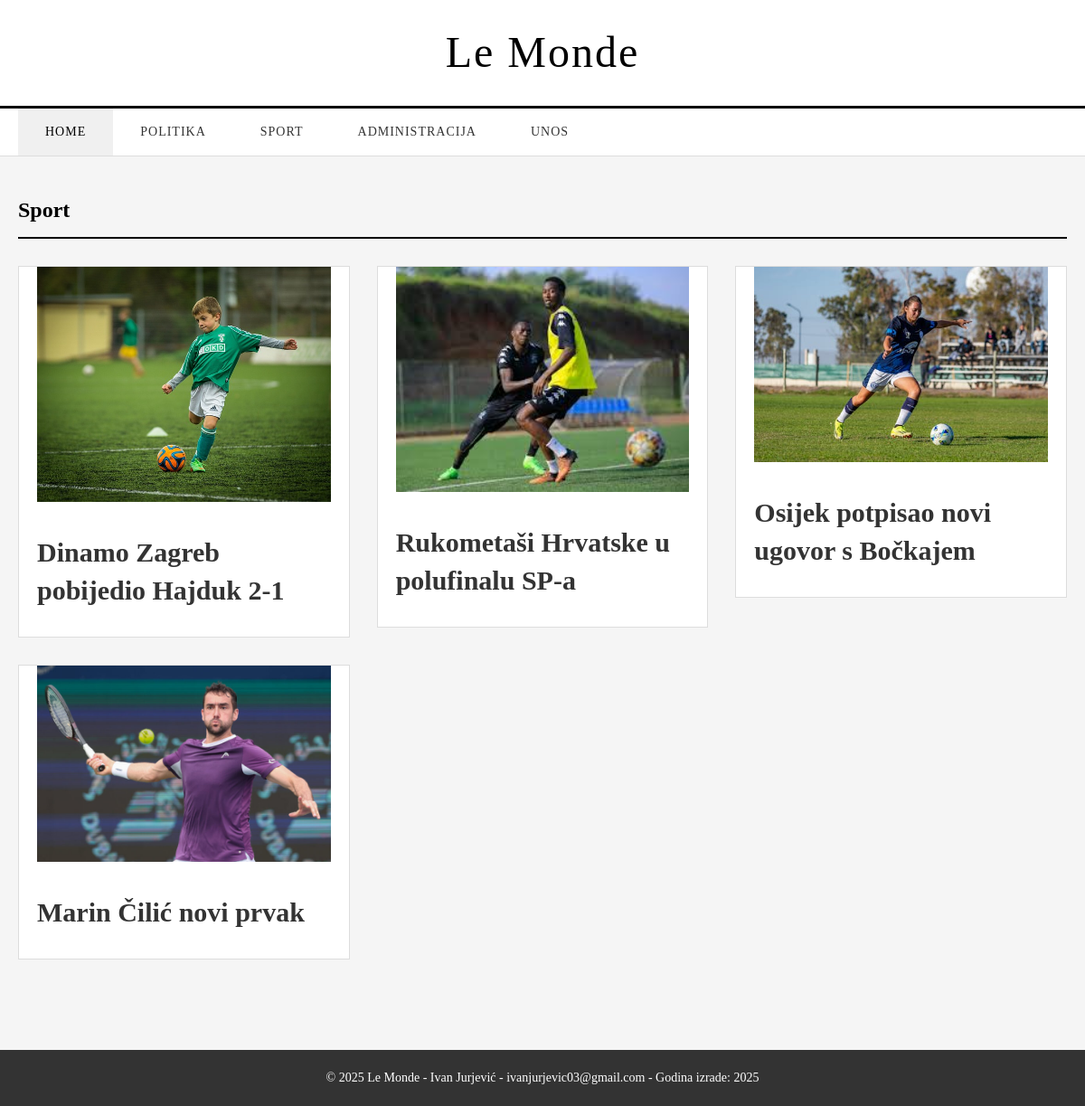
The app's page /kategorija.php?kategorija=sport with its own data.
### tables this page shows
CREATE TABLE `vijesti` (
  `id` int(11) NOT NULL,
  `datum` varchar(32) DEFAULT NULL,
  `naslov` varchar(64) DEFAULT NULL,
  `sadrzaj` text DEFAULT NULL,
  `tekst` text DEFAULT NULL,
  `slika` varchar(64) DEFAULT NULL,
  `kategorija` varchar(64) DEFAULT NULL,
  `arhiva` tinyint(1) DEFAULT NULL
);

### kategorija.php (the view, shortened to what this page needs)
<?php
include 'connection.php';
?>
<!DOCTYPE html>
<html lang="hr">
<head>
    <link rel="stylesheet" type="text/css" href="style.css">
</head>
<body>
    <header class="header">
        <div class="container">
            <h1 class="logo">Le Monde</h1>
        </div>
    </header>
    <nav class="navbar">
        <div class="container">
            <ul class="nav-menu">
                <li><a href="index.php" class="nav-link active">HOME</a></li>
                <li><a href="kategorija.php?kategorija=politika" class="nav-link">POLITIKA</a></li>
                <li><a href="kategorija.php?kategorija=sport" class="nav-link">SPORT</a></li>
                <li><a href="administracija.php" class="nav-link">ADMINISTRACIJA</a></li>
                <li><a href="unos.php" class="nav-link">UNOS</a></li>
            </ul>
        </div>
    </nav>
    <main class="main-content">
        <div class="container">
            <section class="news-section">
                <h2 class="section-title">
                    <?php
                    echo $_GET['kategorija'];
                    ?>
                </h2>
                <div class="news-grid">
                    <?php
                    $kategorija=$_GET['kategorija'];
                    $query = "SELECT * FROM vijesti WHERE arhiva=0 AND kategorija='$kategorija' ORDER BY datum DESC";
                    $result = mysqli_query($dbc, $query);
                    if (mysqli_num_rows($result) > 0) {
                        while($row = mysqli_fetch_array($result)) {
                            echo '<article class="news-item">';
                            echo '<div class="news-image">';
                            echo '<img src="' . UPLPATH . $row['slika'] . '" alt="' . htmlspecialchars($row['naslov']) . '">';
                            echo '</div>';
                            echo '<div class="news-content">';
                            echo '<h3 class="news-title">';
                            echo '<a href="clanak.php?id='.$row['id'].'">' . htmlspecialchars($row['naslov']) . '</a>';
                            echo '</h3>';
                            echo '</div>';
                            echo '</article>';
                        }
                    }
                    ?>
                </div>
            </section>
        </div>
    </main>
    <footer class="footer">
        <div class="container">
            <p>&copy; 2025 Le Monde - Ivan Jurjević - ivanjurjevic03@gmail.com - Godina izrade: 2025</p>
        </div>
    </footer>
</body>
</html>

### style.css (style rules this page uses)
* { margin: 0; padding: 0; box-sizing: border-box; }
body { font-family: 'Times New Roman', serif; line-height: 1.6; color: #333; background-color: #f5f5f5; }
.container { max-width: 1200px; margin: 0 auto; padding: 0 20px; }
.header { background-color: #fff; padding: 20px 0; border-bottom: 3px solid #000; }
.logo { font-family: 'Old English Text MT', serif; font-size: 48px; font-weight: normal; text-align: center; color: #000; letter-spacing: 2px; }
.navbar { background-color: #fff; border-bottom: 1px solid #ddd; padding: 0; }
.nav-menu { list-style: none; display: flex; justify-content: left; margin: 0; padding: 0; }
.nav-menu li { margin: 0; }
.nav-link { display: block; padding: 15px 30px; text-decoration: none; color: #333; font-size: 14px; font-weight: 500; text-transform: uppercase; letter-spacing: 1px; transition: background-color 0.3s ease; }
.nav-link:hover, .nav-link.active { background-color: #f0f0f0; color: #000; }
.main-content { background-color: #f5f5f5; padding: 40px 0; min-height: calc(100vh - 200px); }
.news-section { margin-bottom: 60px; }
.section-title { font-size: 24px; font-weight: bold; color: #000; margin-bottom: 30px; padding-bottom: 10px; border-bottom: 2px solid #000; text-transform: capitalize; }
.news-grid { display: grid; grid-template-columns: repeat(auto-fit, minmax(350px, 1fr)); gap: 30px; margin-bottom: 40px; align-items: start; }
.news-item { background-color: #fff; border: 1px solid #ddd; overflow: hidden; transition: box-shadow 0.3s ease; height: fit-content; }
.news-image { padding: 0px 20px 15px 20px; margin: 0 auto; object-fit: cover; }
.news-image img { width: 100%; height: auto; margin: 0 auto; object-fit: cover; transition: transform 0.3s ease; display: block; }
.news-content { padding: 20px; }
.news-title { font-size: 30px; line-height: 1.4; margin-bottom: 10px; }
.news-title a { text-decoration: none; color: #333; transition: color 0.3s ease; }
.footer { background-color: #333; color: #fff; padding: 20px 0; text-align: center; margin-top: auto; }
.footer p { font-size: 14px; }

### records on screen
vijesti: slika (picture), naslov "Dinamo Zagreb pobijedio Hajduk 2-1"
vijesti: slika (picture), naslov "Rukometaši Hrvatske u polufinalu SP-a"
vijesti: slika (picture), naslov "Osijek potpisao novi ugovor s Bočkajem"
vijesti: slika (picture), naslov "Marin Čilić novi prvak"

### other values on screen
$_GET['kategorija'] "Sport"
